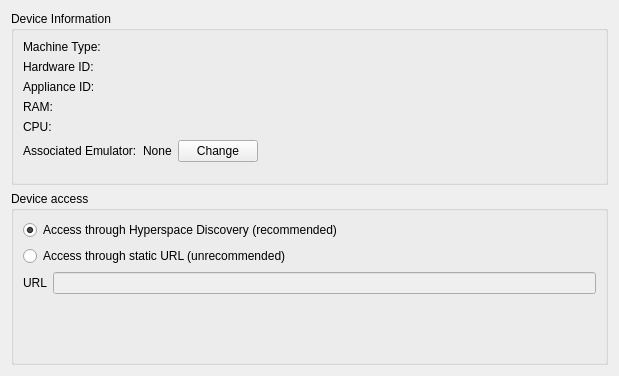
<?xml version="1.0" encoding="UTF-8"?>
<ui version="4.0">
 <class>Hemera::Internal::HemeraDeviceConfigurationWidget</class>
 <widget class="QWidget" name="Hemera::Internal::HemeraDeviceConfigurationWidget">
  <property name="geometry">
   <rect>
    <x>0</x>
    <y>0</y>
    <width>619</width>
    <height>376</height>
   </rect>
  </property>
  <property name="windowTitle">
   <string>Form</string>
  </property>
  <layout class="QVBoxLayout" name="verticalLayout">
   <item>
    <widget class="QGroupBox" name="groupBox_2">
     <property name="title">
      <string>Device Information</string>
     </property>
     <layout class="QFormLayout" name="formLayout">
      <item row="0" column="0">
       <widget class="QLabel" name="label">
        <property name="text">
         <string>Machine Type:</string>
        </property>
       </widget>
      </item>
      <item row="0" column="1">
       <widget class="QLabel" name="machineTypeLabel">
        <property name="text">
         <string/>
        </property>
       </widget>
      </item>
      <item row="1" column="0">
       <widget class="QLabel" name="label_4">
        <property name="text">
         <string>Hardware ID:</string>
        </property>
       </widget>
      </item>
      <item row="1" column="1">
       <widget class="QLabel" name="hardwareIDLabel">
        <property name="text">
         <string/>
        </property>
       </widget>
      </item>
      <item row="2" column="0">
       <widget class="QLabel" name="label_5">
        <property name="text">
         <string>Appliance ID:</string>
        </property>
       </widget>
      </item>
      <item row="2" column="1">
       <widget class="QLabel" name="applianceIDLabel">
        <property name="text">
         <string/>
        </property>
       </widget>
      </item>
      <item row="3" column="0">
       <widget class="QLabel" name="label_2">
        <property name="text">
         <string>RAM:</string>
        </property>
       </widget>
      </item>
      <item row="3" column="1">
       <widget class="QLabel" name="RAMLabel">
        <property name="text">
         <string/>
        </property>
       </widget>
      </item>
      <item row="4" column="0">
       <widget class="QLabel" name="label_3">
        <property name="text">
         <string>CPU:</string>
        </property>
       </widget>
      </item>
      <item row="4" column="1">
       <widget class="QLabel" name="CPULabel">
        <property name="text">
         <string/>
        </property>
       </widget>
      </item>
      <item row="5" column="0">
       <widget class="QLabel" name="label_7">
        <property name="text">
         <string>Associated Emulator:</string>
        </property>
       </widget>
      </item>
      <item row="5" column="1">
       <layout class="QHBoxLayout" name="horizontalLayout">
        <item>
         <widget class="QLabel" name="associatedEmulatorLabel">
          <property name="text">
           <string>None</string>
          </property>
         </widget>
        </item>
        <item>
         <widget class="QPushButton" name="pushButton">
          <property name="text">
           <string>Change</string>
          </property>
         </widget>
        </item>
        <item>
         <spacer name="horizontalSpacer">
          <property name="orientation">
           <enum>Qt::Horizontal</enum>
          </property>
          <property name="sizeHint" stdset="0">
           <size>
            <width>40</width>
            <height>20</height>
           </size>
          </property>
         </spacer>
        </item>
       </layout>
      </item>
     </layout>
    </widget>
   </item>
   <item>
    <widget class="QGroupBox" name="groupBox">
     <property name="title">
      <string>Device access</string>
     </property>
     <layout class="QFormLayout" name="formLayout_2">
      <item row="0" column="0" colspan="2">
       <widget class="QRadioButton" name="hyperdiscoveryRadio">
        <property name="text">
         <string>Access through Hyperspace Discovery (recommended)</string>
        </property>
        <property name="checked">
         <bool>true</bool>
        </property>
       </widget>
      </item>
      <item row="1" column="0" colspan="2">
       <widget class="QRadioButton" name="staticRadio">
        <property name="text">
         <string>Access through static URL (unrecommended)</string>
        </property>
       </widget>
      </item>
      <item row="2" column="0">
       <widget class="QLabel" name="label_6">
        <property name="text">
         <string>URL</string>
        </property>
       </widget>
      </item>
      <item row="2" column="1">
       <widget class="QLineEdit" name="URLEdit">
        <property name="enabled">
         <bool>false</bool>
        </property>
       </widget>
      </item>
     </layout>
    </widget>
   </item>
  </layout>
 </widget>
 <resources/>
 <connections>
  <connection>
   <sender>staticRadio</sender>
   <signal>toggled(bool)</signal>
   <receiver>URLEdit</receiver>
   <slot>setEnabled(bool)</slot>
   <hints>
    <hint type="sourcelabel">
     <x>309</x>
     <y>258</y>
    </hint>
    <hint type="destinationlabel">
     <x>324</x>
     <y>286</y>
    </hint>
   </hints>
  </connection>
 </connections>
</ui>
